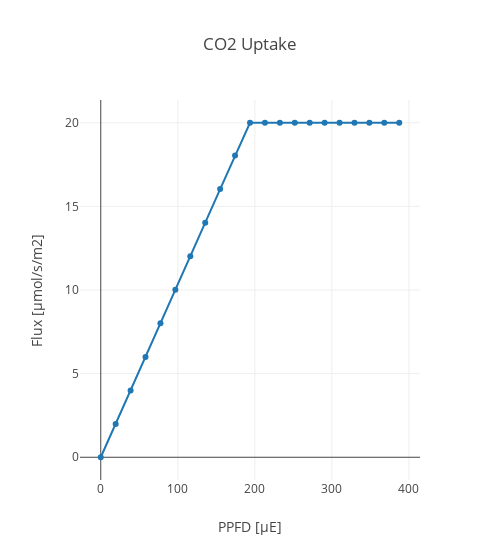

The notebook cell saved with this chart:
### Code cell
L_r = ['Im_CO2']
create_scatter_plot_rxn_c3(D_fba, L_r, 'CO2 Uptake', xaxis_title, save_fig = save_fig)

### Figure 1 — Plotly figure (JSON) as saved in the notebook; plotly's stock layout.template omitted (floating-point values rounded to 4 significant figures)
{"data": [{"mode": "lines+markers", "name": "Im_CO2", "type": "scatter", "uid": "97356bd2-d84c-4d98-9caf-fc0f50456190", "x": [0, 19.37, 38.74, 58.11, 77.48, 96.86, 116.2, 135.6, 155.0, 174.3, 193.7, 213.1, 232.5, 251.8, 271.2, 290.6, 309.9, 329.3, 348.7, 368.1, 387.4], "y": [0, 1.988, 3.995, 6.001, 8.007, 10.01, 12.02, 14.03, 16.03, 18.04, 20.0, 20, 20, 20, 20, 20, 20, 20, 20, 20, 20]}], "layout": {"title": {"text": "CO2 Uptake"}, "width": 500, "xaxis": {"title": {"text": "PPFD [µE]"}}, "yaxis": {"title": {"text": "Flux [µmol/s/m2]"}}}}
